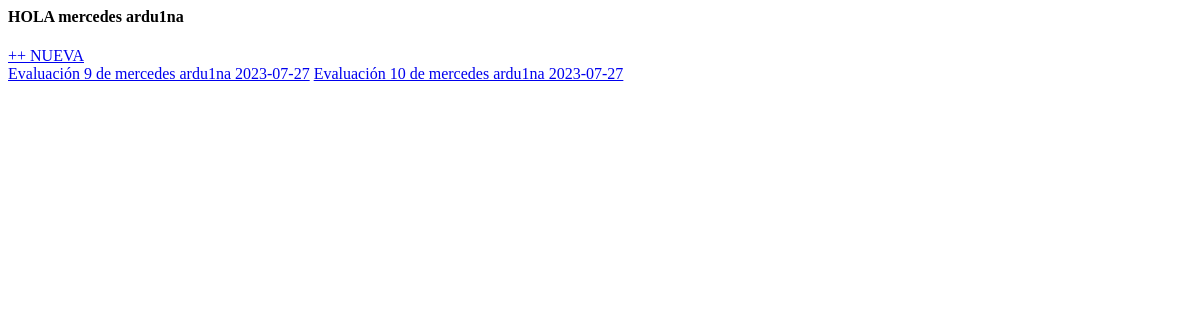
The page /evaluaciones_empleado/ (signed in) on the database as committed earlier.
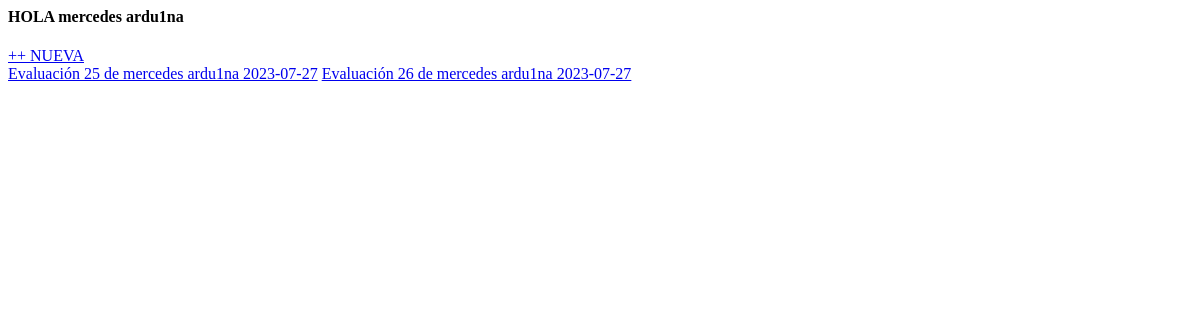
The same page on the database as committed later.
### indicadores/models.py (models this page shows)
class Evaluacion (models.Model):
    lider = models.ForeignKey(
                                Lider, related_name="evaluaciones", on_delete=models.SET_NULL, null=True)
    empleado = models.ForeignKey(
                                Empleado, related_name="evaluaciones", on_delete=models.SET_NULL, null=True)
    fecha = models.DateField(
                                default=date.today())
    def __str__ (self):
        return f'Evaluación {self.id} de {self.empleado} {self.fecha}'
    class Meta:
        verbose_name_plural = "Evaluaciones"

class Empleado(models.Model):
    user = models.OneToOneField(
                User, related_name="empleado", on_delete=models.CASCADE
                )
    cargo = models.ForeignKey(
                    Cargo, on_delete=models.CASCADE, related_name="empleados", null=True, blank=False
                    )
    nivel_administrativo = models.ForeignKey(
                    NivelAdministrativo, on_delete=models.CASCADE, null=True, related_name="empleados", blank=False
                    )
    lider = models.ForeignKey(
                    Lider, on_delete=models.CASCADE, null=True, related_name="empleados", blank=False
                    )
    regional = models.ForeignKey(
                    'Regional', related_name="empleados", on_delete=models.SET_NULL, null=True
                    )
    def __str__(self):
        return f'{self.user.first_name} {self.user.last_name}'

### indicadores/views.py (the view)
# urls.py: path('evaluaciones_empleado/',views.evaluaciones_empleado, name="evaluaciones_empleado"),
@login_required
def evaluaciones_empleado(request):
    empleado = request.user.empleado
    evaluaciones = Evaluacion.objects.filter(empleado=empleado)
    context = {
        'empleado': empleado,
        'evaluaciones': evaluaciones,
    }
    template_name = 'indicadores/evaluaciones.html'
    return render(request, template_name, context)

### templates/indicadores/evaluaciones.html (shortened to what this page needs)
    <h4>HOLA {{empleado}}</h4>
    <a href="{% url 'nueva_evaluacion' %}"> ++ NUEVA</a>
    {% for evaluacion in evaluaciones.all %}
    <a href="#">{{evaluacion}}</a>
    {% endfor %}

Rows that differ between the two databases and show on the page:
removed Evaluacion: id+empleado+fecha "Evaluación 9 de mercedes ardu1na 2023-07-27"
removed Evaluacion: id+empleado+fecha "Evaluación 10 de mercedes ardu1na 2023-07-27"
added Evaluacion: id+empleado+fecha "Evaluación 25 de mercedes ardu1na 2023-07-27"
added Evaluacion: id+empleado+fecha "Evaluación 26 de mercedes ardu1na 2023-07-27"
